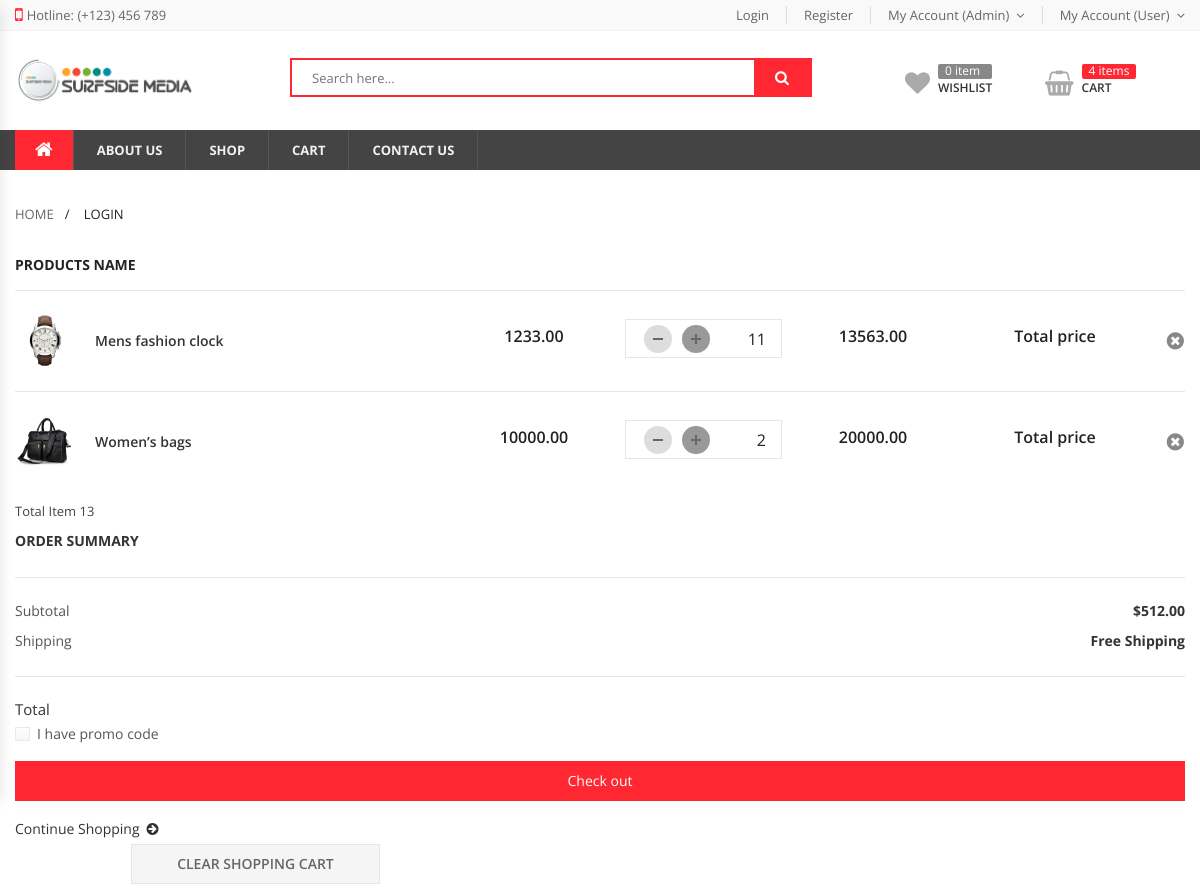
The page /products/cart/ (signed in, upper part) on the database as committed earlier.
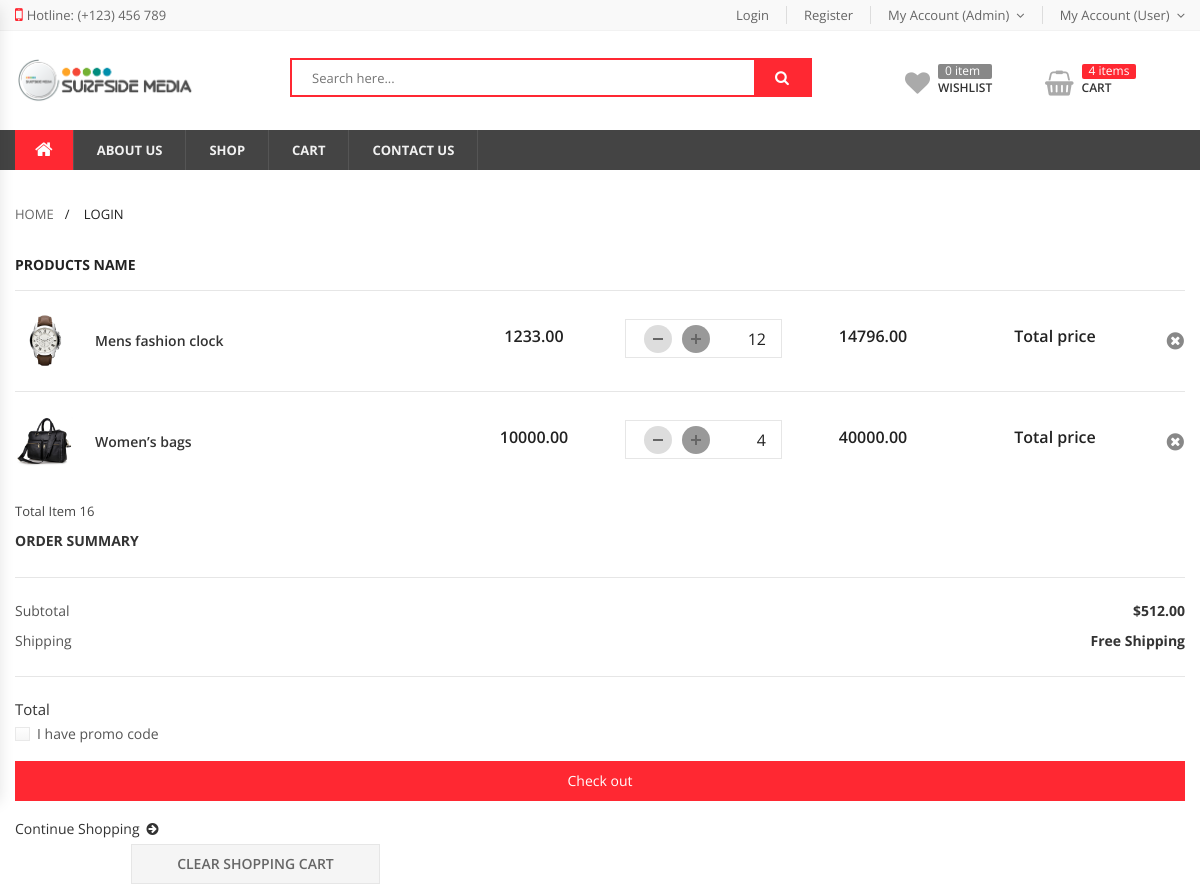
The same page on the database as committed later.
### orders/models.py (models this page shows, shortened)
class OrderItem(models.Model):
	product = models.ForeignKey(Product, on_delete=models.SET_NULL, null=True)
	order = models.ForeignKey(Order, on_delete=models.SET_NULL, null=True)
	quantity = models.IntegerField(default=0, null=True, blank=True)
	date_added = models.DateTimeField(auto_now_add=True)
	@property
	def get_total(self):
		total = self.product.price * self.quantity
		return total

### products/models.py (models this page shows, shortened)
class Product(models.Model):
    name = models.CharField(max_length=100)
    price = models.FloatField()
    discount_price = models.FloatField(blank=True, null=True)
    category = models.ForeignKey(Category,related_name='products',on_delete=models.CASCADE)
    description = models.TextField(blank=True, null=True)
    image = models.ImageField(upload_to='product_img',default='/static/images/default/demo.jpg')
    available = models.BooleanField(default=True)
    created_at = models.DateTimeField(auto_now_add=True)
    updated_at = models.DateTimeField(auto_now=True)
    favourites = models.ManyToManyField(Accounts, related_name='favourite', default=None, blank=True)
    is_verified = models.BooleanField(
        _('verified'),
        default=False,
        help_text=_(
            'Designates whether this product has been verified.'
            'Un-verified will not show in website.'
        ),
    )

### products/views.py (the view)
# urls.py: path('cart/', cart, name="cart_page"),
def cart(request):
	if request.user.is_authenticated:
		customer = request.user
		order, created = Order.objects.get_or_create(customer=customer, complete=False)
		items = order.orderitem_set.all()
		cartItems = order.get_cart_items
	else:
		items = []
		order = {'get_cart_total':0, 'get_cart_items':0, 'shipping':False}
		cartItems = order['get_cart_items']
	context = {'items':items, 'order':order, 'cartItems':cartItems}
	return render(request, 'orders/cart.html', context)

### orders/models.py (called while the page is built)
	@property
	def get_cart_items(self):
		orderitems = self.orderitem_set.all()
		total = sum([item.quantity for item in orderitems])
		return total

### users/models.py (called while the page is built)
    def __str__(self):
        return self.email

### templates/orders/cart.html (shortened to what this page needs)
{% extends 'base.html' %}
{% load static %}
{% block content %}
	<main id="main" class="main-site">
		<div class="container">
			<div class="wrap-breadcrumb">
				<ul>
					<li class="item-link"><a href="#" class="link">home</a></li>
					<li class="item-link"><span>login</span></li>
				</ul>
			</div>
			<div class=" main-content-area">
				<div class="wrap-iten-in-cart">
					<h3 class="box-title">Products Name</h3>
					<ul class="products-cart">
                        {% for item in items %}
						<li class="pr-cart-item">
							<div class="product-image">
								<figure><img src="{{item.product.image.url}}" alt=""></figure>
							</div>
							<div class="product-name">
								<a class="link-to-product" href="#">{{item.product.name}}</a>
							</div>
							<div class="price-field produtc-price"><p class="price">{{item.product.price|floatformat:2}}</p></div>
							<div class="quantity">
								<div class="quantity-input">
									<input type="text" name="product-quatity" value="{{item.quantity}}" data-max="120" pattern="[0-9]*" >
									<a class="btn btn-increase update-cart" data-product="{{item.product.id}}" data-action="add" href="#"></a>
									<a class="btn btn-reduce update-cart" data-product="{{item.product.id}}" data-action="remove" href="#"></a>
								</div>
							</div>
							<div class="price-field sub-total">
                                <p class="price">{{item.get_total|floatformat:2}}</p>
                            </div>
                            <div class="price-field sub-total">
                                <p class="price">Total price {{item.get_cart_total}}</p>
                            </div>
							<div class="delete">
								<a href="#" class="btn btn-delete" title="">
									<i class="fa fa-times-circle" aria-hidden="true"></i>
								</a>
							</div>
						</li>
                        {% endfor %}
					</ul>
				</div>
                <div class="price-field sub-total">
                    <p class="price">Total Item {{cartItems}}</p>
                </div>
				<div class="summary">
					<div class="order-summary">
						<h4 class="title-box">Order Summary</h4>
						<p class="summary-info"><span class="title">Subtotal</span><b class="index">$512.00</b></p>
						<p class="summary-info"><span class="title">Shipping</span><b class="index">Free Shipping</b></p>
						<p class="summary-info total-info "><span class="title">Total</span><b class="index">{{item.get_total|floatformat:2}}</b></p>
					</div>
					<div class="checkout-info">
						<label class="checkbox-field">
							<input class="frm-input " name="have-code" id="have-code" value="" type="checkbox"><span>I have promo code</span>
						</label>
						<a class="btn btn-checkout" href="checkout.html">Check out</a>
						<a class="link-to-shop" href="shop.html">Continue Shopping<i class="fa fa-arrow-circle-right" aria-hidden="true"></i></a>
					</div>
					<div class="update-clear">
						<a class="btn btn-clear" href="#">Clear Shopping Cart</a>
					</div>
				</div>
			</div>
		</div>
	</main>
{% endblock %}

Rows that differ between the two databases and show on the page:
changed OrderItem "Mens fashion clock": product-quatity "11" → "12"; get_total "13563.00" → "14796.00"
changed OrderItem "Women’s bags": product-quatity "2" → "4"; get_total "20000.00" → "40000.00"
Other text that changed with them:
{{ cartItems }}: "13" → "16"
